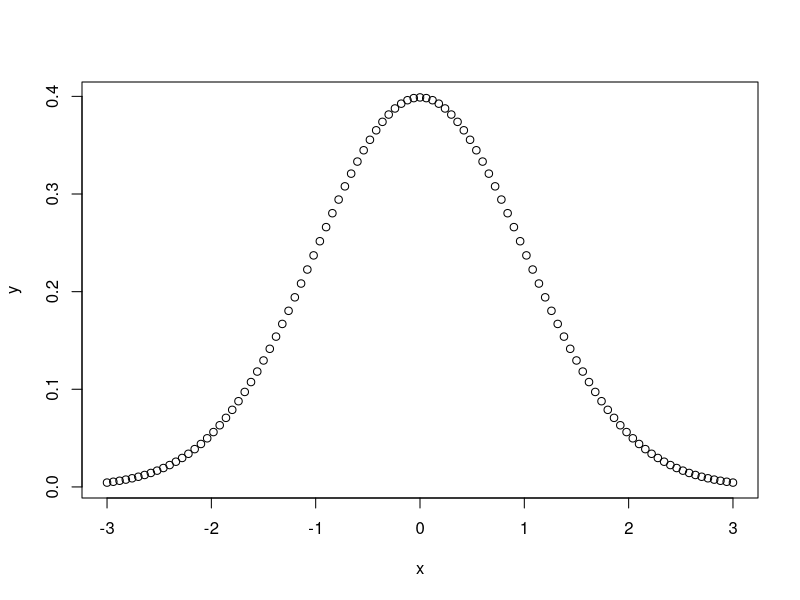

R code for this plot:
# Create first module


x <- seq(-3, 3, length = 101)  # Create a sequence from -3 to 3 with 101 values. 
y <- dnorm(x)                  # assign standard normal values to y
plot(x,y)          # '1' stands for line. 



